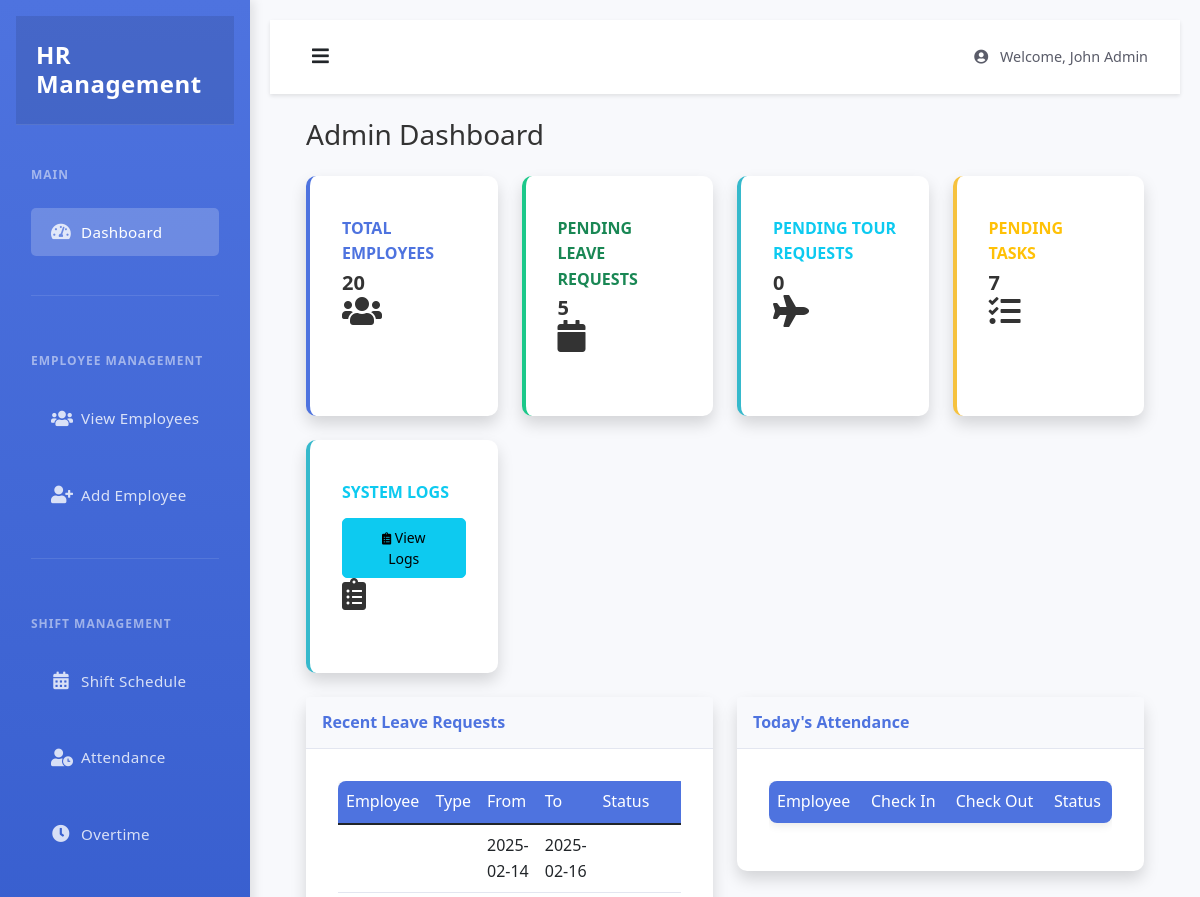
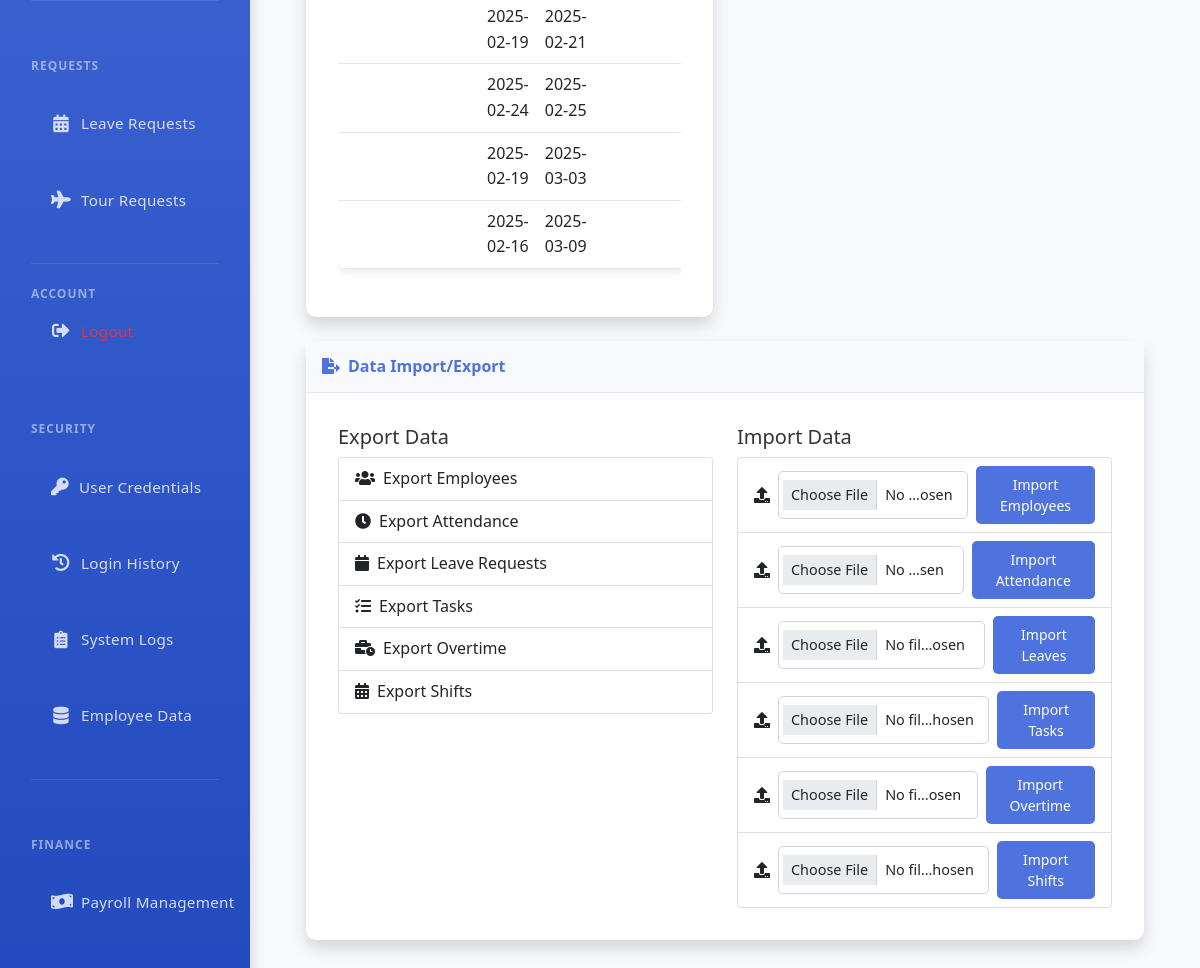
The page /admin/dashboard (signed in) on the database its author committed (2 pictures, top to bottom).
### tables this page shows
CREATE TABLE leave_requests (
    id INTEGER PRIMARY KEY AUTOINCREMENT,
    user_id INTEGER NOT NULL,
    start_date TEXT NOT NULL,
    end_date TEXT NOT NULL,
    reason TEXT NOT NULL,
    status TEXT DEFAULT 'pending',
    created_at TIMESTAMP DEFAULT CURRENT_TIMESTAMP,
    updated_at TIMESTAMP DEFAULT CURRENT_TIMESTAMP,
    FOREIGN KEY (user_id) REFERENCES users (id)
);

### app.py (the view)
@app.route('/admin/dashboard')
@admin_required
def admin_dashboard():
    db = get_db()
    cursor = db.cursor()
    stats = {
        'total_employees': 0,
        'pending_leaves': 0,
        'pending_tours': 0,
        'pending_tasks': 0
    }
    try:
        cursor.execute('SELECT COUNT(*) as count FROM users WHERE role = ?', ('employee',))
        stats['total_employees'] = cursor.fetchone()['count']
        cursor.execute('SELECT COUNT(*) as count FROM leave_requests WHERE status = ?', ('pending',))
        stats['pending_leaves'] = cursor.fetchone()['count']
        cursor.execute('SELECT COUNT(*) as count FROM tasks WHERE status = ?', ('pending',))
        stats['pending_tasks'] = cursor.fetchone()['count']
        cursor.execute("SELECT name FROM sqlite_master WHERE type='table' AND name='tour_requests'")
        if cursor.fetchone():
            cursor.execute('SELECT COUNT(*) as count FROM tour_requests WHERE status = ?', ('pending',))
            stats['pending_tours'] = cursor.fetchone()['count']
    except sqlite3.Error as e:
        flash(f'Error fetching statistics: {str(e)}', 'error')
    cursor.execute('''
        SELECT lr.*, u.first_name, u.last_name
        FROM leave_requests lr
        JOIN users u ON lr.user_id = u.id
        ORDER BY lr.created_at DESC LIMIT 5
    ''')
    recent_leaves = cursor.fetchall()
    today = datetime.now().strftime('%Y-%m-%d')
    cursor.execute('''
        SELECT a.*, u.first_name, u.last_name
        FROM attendance a
        JOIN users u ON a.user_id = u.id
        WHERE date = ?
        ORDER BY check_in DESC
    ''', (today,))
    todays_attendance = cursor.fetchall()
    return render_template('admin/dashboard.html',
                         stats=stats,
                         recent_leaves=recent_leaves,
                         todays_attendance=todays_attendance)

### app.py (called while the page is built)
def get_db():
    if not hasattr(g, 'sqlite_db'):
        g.sqlite_db = sqlite3.connect(app.config['DATABASE'])
        g.sqlite_db.row_factory = sqlite3.Row
    return g.sqlite_db

def admin_required(f):
    @wraps(f)
    def decorated_function(*args, **kwargs):
        if 'is_admin' not in session or not session['is_admin']:
            flash('Admin access required')
            return redirect(url_for('login'))
        return f(*args, **kwargs)
    return decorated_function

### templates/admin/dashboard.html (shortened to what this page needs)
{% extends "admin/base.html" %}
{% block content %}
<div class="container-fluid">
    <h1 class="h3 mb-4">Admin Dashboard</h1>
    <div class="row">
        <div class="col-xl-3 col-md-6 mb-4">
            <div class="card border-left-primary shadow h-100 py-2">
                <div class="card-body">
                    <div class="row no-gutters align-items-center">
                        <div class="col mr-2">
                            <div class="text-xs font-weight-bold text-primary text-uppercase mb-1">
                                Total Employees</div>
                            <div class="h5 mb-0 font-weight-bold text-gray-800">{{ stats.total_employees }}</div>
                        </div>
                        <div class="col-auto">
                            <i class="fas fa-users fa-2x text-gray-300"></i>
                        </div>
                    </div>
                </div>
            </div>
        </div>
        <div class="col-xl-3 col-md-6 mb-4">
            <div class="card border-left-success shadow h-100 py-2">
                <div class="card-body">
                    <div class="row no-gutters align-items-center">
                        <div class="col mr-2">
                            <div class="text-xs font-weight-bold text-success text-uppercase mb-1">
                                Pending Leave Requests</div>
                            <div class="h5 mb-0 font-weight-bold text-gray-800">{{ stats.pending_leaves }}</div>
                        </div>
                        <div class="col-auto">
                            <i class="fas fa-calendar fa-2x text-gray-300"></i>
                        </div>
                    </div>
                </div>
            </div>
        </div>
        <div class="col-xl-3 col-md-6 mb-4">
            <div class="card border-left-info shadow h-100 py-2">
                <div class="card-body">
                    <div class="row no-gutters align-items-center">
                        <div class="col mr-2">
                            <div class="text-xs font-weight-bold text-info text-uppercase mb-1">
                                Pending Tour Requests</div>
                            <div class="h5 mb-0 font-weight-bold text-gray-800">{{ stats.pending_tours }}</div>
                        </div>
                        <div class="col-auto">
                            <i class="fas fa-plane fa-2x text-gray-300"></i>
                        </div>
                    </div>
                </div>
            </div>
        </div>
        <div class="col-xl-3 col-md-6 mb-4">
            <div class="card border-left-warning shadow h-100 py-2">
                <div class="card-body">
                    <div class="row no-gutters align-items-center">
                        <div class="col mr-2">
                            <div class="text-xs font-weight-bold text-warning text-uppercase mb-1">
                                Pending Tasks</div>
                            <div class="h5 mb-0 font-weight-bold text-gray-800">{{ stats.pending_tasks }}</div>
                        </div>
                        <div class="col-auto">
                            <i class="fas fa-tasks fa-2x text-gray-300"></i>
                        </div>
                    </div>
                </div>
            </div>
        </div>
        <div class="col-xl-3 col-md-6 mb-4">
            <div class="card border-left-info shadow h-100 py-2">
                <div class="card-body">
                    <div class="row no-gutters align-items-center">
                        <div class="col mr-2">
                            <div class="text-xs font-weight-bold text-info text-uppercase mb-1">
                                System Logs
                            </div>
                            <a href="{{ url_for('view_logs') }}" class="btn btn-info btn-sm mt-2">
                                <i class="fas fa-clipboard-list fa-sm"></i> View Logs
                            </a>
                        </div>
                        <div class="col-auto">
                            <i class="fas fa-clipboard-list fa-2x text-gray-300"></i>
                        </div>
                    </div>
                </div>
            </div>
        </div>
    </div>
    <div class="row">
        <div class="col-lg-6">
            <div class="card shadow mb-4">
                <div class="card-header py-3">
                    <h6 class="m-0 font-weight-bold text-primary">Recent Leave Requests</h6>
                </div>
                <div class="card-body">
                    <div class="table-responsive">
                        <table class="table">
                            <thead>
                                <tr>
                                    <th>Employee</th>
                                    <th>Type</th>
                                    <th>From</th>
                                    <th>To</th>
                                    <th>Status</th>
                                </tr>
                            </thead>
                            <tbody>
                                {% for leave in recent_leaves %}
                                <tr>
                                    <td>{{ leave.employee_name }}</td>
                                    <td>{{ leave.leave_type }}</td>
                                    <td>{{ leave.start_date }}</td>
                                    <td>{{ leave.end_date }}</td>
                                    <td>
                                        <span class="badge bg-{{ leave.status_color }}">
                                        </span>
                                    </td>
                                </tr>
                                {% endfor %}
                            </tbody>
                        </table>
                    </div>
                </div>
            </div>
        </div>
        <div class="col-lg-6">
            <div class="card shadow mb-4">
                <div class="card-header py-3">
                    <h6 class="m-0 font-weight-bold text-primary">Today's Attendance</h6>
                </div>
                <div class="card-body">
                    <div class="table-responsive">
                        <table class="table">
                            <thead>
                                <tr>
                                    <th>Employee</th>
                                    <th>Check In</th>
                                    <th>Check Out</th>
                                    <th>Status</th>
                                </tr>
                            </thead>
                        </table>
                    </div>
                </div>
            </div>
        </div>
    </div>
    <div class="card shadow mb-4">
        <div class="card-header py-3">
            <h6 class="m-0 font-weight-bold text-primary">
                <i class="fas fa-file-export me-2"></i>Data Import/Export
            </h6>
        </div>
        <div class="card-body">
            <div class="row">
                <div class="col-md-6">
                    <h5>Export Data</h5>
                    <div class="list-group">
                        <a href="{{ url_for('export_data', table_name='employees') }}" class="list-group-item list-group-item-action">
                            <i class="fas fa-users me-2"></i>Export Employees
                        </a>
                        <a href="{{ url_for('export_data', table_name='attendance') }}" class="list-group-item list-group-item-action">
                            <i class="fas fa-clock me-2"></i>Export Attendance
                        </a>
                        <a href="{{ url_for('export_data', table_name='leaves') }}" class="list-group-item list-group-item-action">
                            <i class="fas fa-calendar me-2"></i>Export Leave Requests
                        </a>
                        <a href="{{ url_for('export_data', table_name='tasks') }}" class="list-group-item list-group-item-action">
                            <i class="fas fa-tasks me-2"></i>Export Tasks
                        </a>
                        <a href="{{ url_for('export_data', table_name='overtime') }}" class="list-group-item list-group-item-action">
                            <i class="fas fa-business-time me-2"></i>Export Overtime
                        </a>
                        <a href="{{ url_for('export_data', table_name='shifts') }}" class="list-group-item list-group-item-action">
                            <i class="fas fa-calendar-alt me-2"></i>Export Shifts
                        </a>
                    </div>
                </div>
                <div class="col-md-6">
                    <h5>Import Data</h5>
                    <div class="list-group">
                        {% for table in ['employees', 'attendance', 'leaves', 'tasks', 'overtime', 'shifts'] %}
                        <div class="list-group-item">
                            <form action="{{ url_for('import_data', table_name=table) }}" method="POST" enctype="multipart/form-data" class="d-flex align-items-center">
                                <i class="fas fa-upload me-2"></i>
                                <input type="file" name="file" accept=".csv" class="form-control form-control-sm me-2" required>
                                <button type="submit" class="btn btn-sm btn-primary">Import {{ table|title }}</button>
                            </form>
                        </div>
                        {% endfor %}
                    </div>
                </div>
            </div>
        </div>
    </div>
</div>
{% endblock %}

### static/style.css (style rules this page uses)
* { margin: 0; padding: 0; box-sizing: border-box; }
body { font-family: 'Segoe UI', Tahoma, Geneva, Verdana, sans-serif; line-height: 1.6; background-color: #f8f9fa; color: #333; min-height: 100vh; display: flex; flex-direction: column; }
.card { background: white; border-radius: 10px; box-shadow: 0 2px 15px rgba(0, 0, 0, 0.1); transition: transform 0.2s, box-shadow 0.2s; margin-bottom: 20px; border: none; }
.card-body { padding: 2rem; }
.btn { padding: 0.5rem 1.5rem; border-radius: 5px; transition: all 0.3s; font-weight: 500; }
.btn-primary { background-color: #4e73df; border: none; }
.border-left-primary { border-left-color: #4e73df; }
.border-left-success { border-left-color: #1cc88a; }
.border-left-info { border-left-color: #36b9cc; }
.border-left-warning { border-left-color: #f6c23e; }
.table { background: white; border-radius: 8px; overflow: hidden; box-shadow: 0 2px 10px rgba(0, 0, 0, 0.1); }
.table th { background-color: #4e73df; color: white; font-weight: 500; border: none; }
.table td { vertical-align: middle; border-color: #e3e6f0; }
.form-control { border-radius: 5px; border: 1px solid #d1d3e2; padding: 0.75rem; font-size: 0.9rem; }
.badge { padding: 0.5em 1em; font-weight: 500; border-radius: 30px; }
.card { margin-bottom: 20px; }
.border-left-primary { border-left: 4px solid #4e73df; }
.border-left-success { border-left: 4px solid #1cc88a; }
.border-left-info { border-left: 4px solid #36b9cc; }
.border-left-warning { border-left: 4px solid #f6c23e; }
.card-header { background-color: #f8f9fc; border-bottom: 1px solid #e3e6f0; }
.font-weight-bold { font-weight: 700 !important; }
.text-primary { color: #4e73df !important; }
.btn-primary { background-color: #4e73df; border-color: #4e73df; }

### rows shown on the page
leave_requests: start_date "2025-02-14", end_date "2025-02-16"
leave_requests: start_date "2025-02-19", end_date "2025-02-21"
leave_requests: start_date "2025-02-24", end_date "2025-02-25"
leave_requests: start_date "2025-02-19", end_date "2025-03-03"
leave_requests: start_date "2025-02-16", end_date "2025-03-09"

### other values the page prints
{{ session.get('username') }} "John Admin"
{{ stats.total_employees }} "20"
{{ stats.pending_leaves }} "5"
{{ stats.pending_tours }} "0"
{{ stats.pending_tasks }} "7"
{{ table|title }} "Employees" "Attendance" "Leaves" "Tasks" "Overtime" "Shifts"
